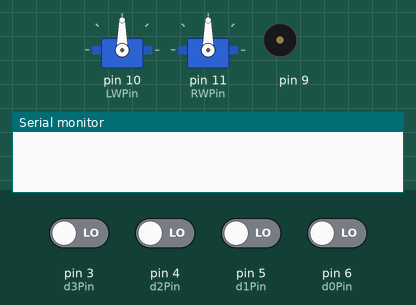
Bench run of a sketch on a simulated Arduino Uno, built with avr-gcc and run on an emulated ATmega328P. Parts: 2 × servo, buzzer (waves = sounding), the last lines printed to the serial monitor. The test bench sets the inputs (shaded band); at power-on: pin 3 (d3Pin), pin 4 (d2Pin), pin 5 (d1Pin), pin 6 (d0Pin) LOW.

Above: at 1.2 s.
1.3 s: pin 3 (d3Pin) driven HIGH
At 2.4 s:
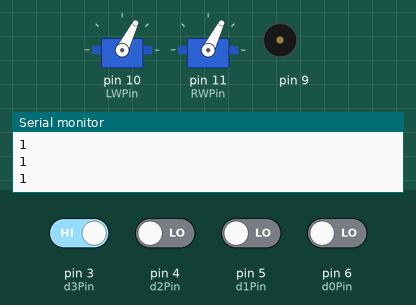
2.8 s: pin 4 (d2Pin) driven HIGH
At 3.4 s:
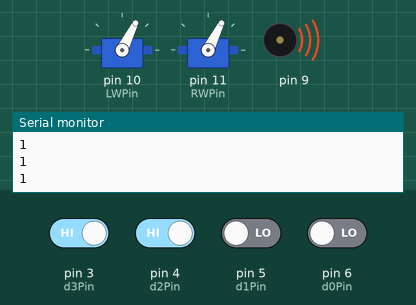
5.8 s: pin 3 (d3Pin) driven LOW
At 6.8 s:
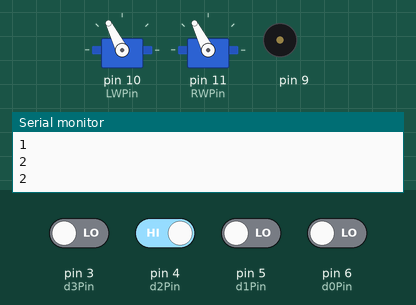
7.3 s: pin 5 (d1Pin) driven HIGH
At 7.9 s:
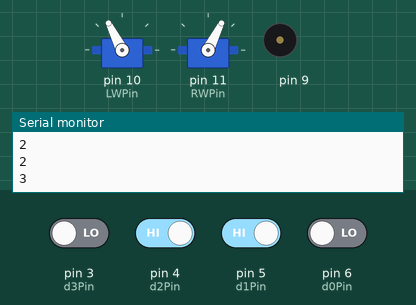
8.8 s: pin 6 (d0Pin) driven HIGH
At 10.1 s:
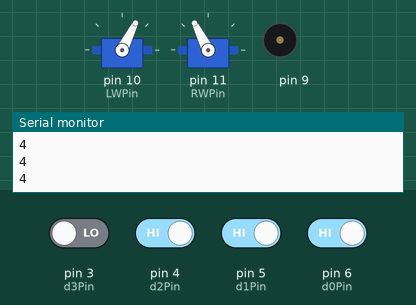
10.4 s: pin 3 (d3Pin) driven HIGH
At 11.2 s:
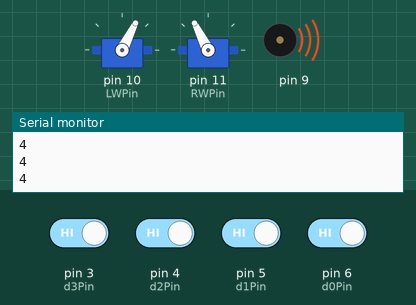
Timing chart, 0 to 14.4 s (numbered marks = the images above; inputs shaded):
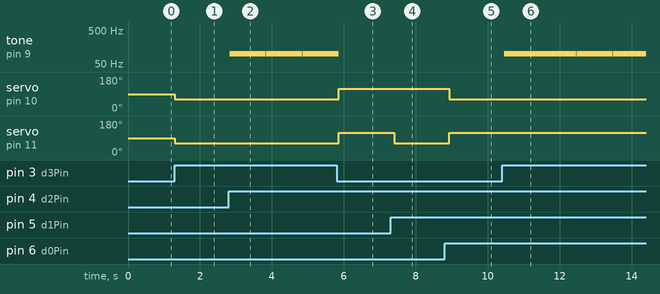

The sketch:

drink-bot.ino
```cpp
// This code is based on a program called "Sweep"
// by BARRAGAN <http://barraganstudio.com>
// (which is an example placed in the public domain found under the example menu of the Arduino IDE)
// and we also utilize the Servo.h Library

//Creative commons license for my modifications
//
//I created additional functions created for handling continuous-rotation-servos as motors
//Forward, Backward, RotateLeft, RotateRight, Stop, and attachServo
//by gskielian  < http://www.kielian.net >

double ForwardSpeed = 30.0;
double RotateSpeed = 30.0;
double BackwardSpeed = 30.0;

#include <Servo.h>

Servo LeftWheel;  // create servo object to control a servo
Servo RightWheel;  // create servo object to control a servo

// Note: a maximum of eight servo objects can be created

int LWPin = 10; //set the pin number for your left servo-motors (just change the number if not pin 9)
int RWPin = 11; //right-wheel control pin


int d0Pin = 6;
int d1Pin = 5;
int d2Pin = 4;
int d3Pin = 3;

int d0Val = 0;
int d1Val = 0;
int d2Val = 0;
int d3Val = 0;

void setup()

{
  Serial.begin (9600);
  LeftWheel.attach( LWPin );  //  Connects LeftWheel to the pin LWPin
  RightWheel.attach( RWPin );  // Connects another wheel to be controlled by the pin RWPin
  pinMode(9,OUTPUT);

}
  void loop()
  {
    d0Val= digitalRead (d0Pin);
    d1Val= digitalRead (d1Pin);
    d2Val= digitalRead (d2Pin);
    d3Val= digitalRead (d3Pin);
    if (d3Val == 1 && d2Val == 1)
    {
      tone (9,100,1000);
      delay (1000);
    }
    else if (d0Val == 1)
    {
      Serial.println("4");
      Forward(0.5);
    }
    else if (d1Val == 1)
    {
      Serial.println("3");
      Backward(0.5);

    }
    else if (d2Val == 1)
    {
      Serial.println("2");
      RotateLeft(0.5);

    }
    else if (d3Val == 1)
    {
      Serial.println("1");
      RotateRight(0.5);

    }
    else
    {
     Stop(0.01);
    }
delay(10);
  }


void Forward(double seconds)
{
    double speed = ForwardSpeed;

     attachServos(); //in case we disconnected them

     //The CRS thinks it is always at 90 degrees
     //if you tell it to go to 180 degrees it will go really fast clock-wise
     //0 degrees really quickly counterclockwise
     // 95 really slowly clockwise

    double leftspeed = (-speed/100.0*90.0 + 90) ;
    double rightspeed = (speed/100.0*90.0 + 90) ;  // translates it to servo-speak (servo input is from 0-180)

    LeftWheel.write( (int) leftspeed);
    RightWheel.write((int) rightspeed); // Right wheel is backwards

   //delay wants an integer number of milliseconds, we turn seconds to milliseconds
   //then we turn the result into an int
   delay((int) (seconds*1000));
}


void Backward ( double seconds)
{
    double speed = BackwardSpeed;

    attachServos(); //in case we disconnected them

    double leftspeed = (speed/100.0*90.0 + 90) ;
    double rightspeed = (-speed/100.0*90.0 + 90) ;  // translates it to servo-speak (servo input is from 0-180)

    LeftWheel.write( (int) leftspeed);
    RightWheel.write((int) rightspeed);

    delay((int) (seconds*1000));
}


void RotateLeft (double seconds)
{
    double speed = RotateSpeed;

    attachServos(); //in case we disconnected them

    double leftspeed = (speed/100.0*90.0 + 90) ;  // translates it to servo-speak (servo input is from 0-180)
    double rightspeed = (speed/100.0*90.0 + 90) ;  // translates it to servo-speak (servo input is from 0-180)

    LeftWheel.write((int) leftspeed);
    RightWheel.write((int) rightspeed);
    delay((int) (seconds*1000));
}

void RotateRight (double seconds)
{
    double speed = RotateSpeed;

    attachServos(); //in case we disconnected them

    double leftspeed =  (-speed/100.0*90.0 + 90) ;  // translates it to servo-speak (servo input is from 0-180)
    double rightspeed =  (-speed/100.0*90.0 + 90) ;  // translates it to servo-speak (servo input is from 0-180)

    LeftWheel.write((int) leftspeed);
    RightWheel.write((int) rightspeed);

    delay((int) (seconds*1000));
}


void Stop( double seconds)
{
  LeftWheel.detach();  //to stop the motors, we have the Arduino stop sending signals entirely
  RightWheel.detach();

  delay((int) (seconds*1000));
}


void attachServos()
{
   LeftWheel.attach(LWPin);
   RightWheel.attach(RWPin);
}
```

Measured:
- after the input at 1.3 s, servo on pin 10 (LWPin), servo on pin 11 (RWPin): 90° → 63° at once
- after the input at 2.8 s, tone on pin 9: alternates 100 Hz for 1.0 s and silent for 0.01 s, starting at once
- after the input at 5.8 s, tone on pin 9: goes on until 5.9 s, then stays silent; servo on pin 10 (LWPin), servo on pin 11 (RWPin): 63° → 117° after 0.06 s
- after the input at 7.3 s, servo on pin 11 (RWPin): 117° → 63° after 0.10 s
- after the input at 8.8 s, servo on pin 10 (LWPin): 117° → 63° after 0.13 s; servo on pin 11 (RWPin): 63° → 117° after 0.13 s
- after the input at 10.4 s, tone on pin 9: alternates 100 Hz for 1.0 s and silent for 0.01 s, starting after 0.06 s
